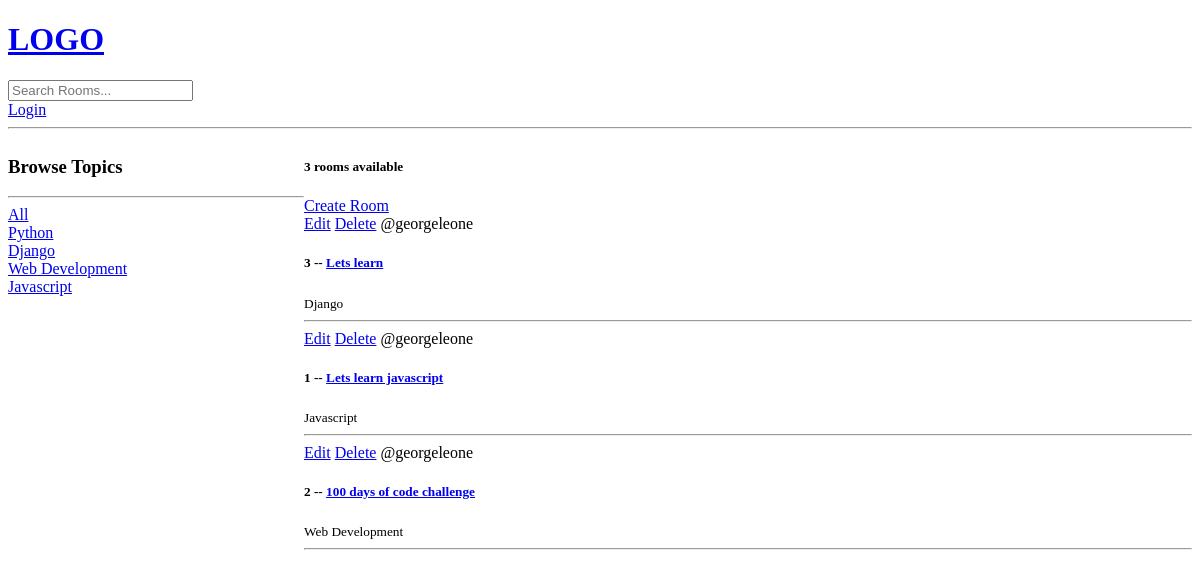
The app's page /, older data.
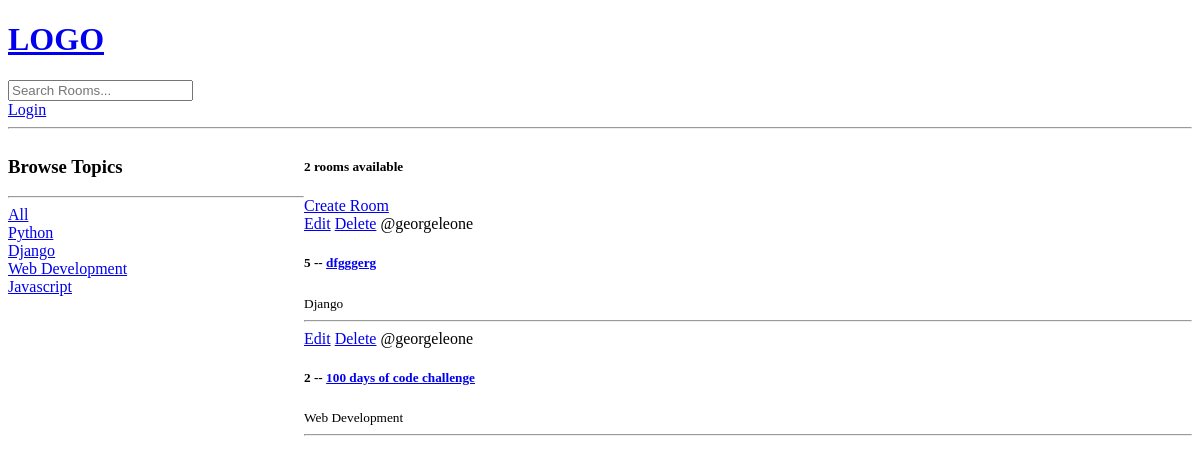
The same page, newer data.
### base/models.py (models this page shows, shortened)
class Topic(models.Model):
    name = models.CharField(max_length=200)
    def __str__(self):
        return self.name

class Room(models.Model):
    host = models.ForeignKey(User, on_delete=models.SET_NULL, null=True)
    topic = models.ForeignKey(Topic, on_delete=models.SET_NULL, null=True)
    name = models.CharField(max_length=200) #max length is required for charfield
    description = models.TextField(null=True, blank=True) #setting null to true means that it can be blank
    updated = models.DateTimeField(auto_now=True) #every time that the save method is called were taking a time stamps
    created = models.DateTimeField(auto_now_add=True) #auto now add only takes a timestamp when we first save or create this instance
    class Meta:
        ordering = ['-updated', '-created']

### base/views.py (the view)
# urls.py: path('', views.home, name="home"),
def home(request):
    q = request.GET.get('q') if request.GET.get('q') != None else '' #this is an inline if check that ssets query parameter q
    rooms = Room.objects.filter(
        Q(topic__name__icontains=q) | #checking the query here to make sure that q has EITHEr of these qualities
        Q(name__icontains=q) |
        Q(description__icontains=q)
    ) #in other words, does the topic, name, or description contain the value of the search?
    topics = Topic.objects.all()
    room_count = rooms.count()
    context = {'rooms': rooms, 'topics':topics}
    return render(request, 'base/home.html', context)

### base/templates/base/home.html (shortened to what this page needs)
{% extends 'main.html' %}
{% block content %}
<div class="home-container">
    <div>
        <h3>Browse Topics</h3>
        <hr>
        <div>
            <a href="{% url 'home' %}"> All </a>
        </div>
        {% for topic in topics %}
        <div>
            <a href="{% url 'home' %}?q={{topic.name}}">{{topic.name}}</a>
        </div>
        {% endfor %}
    </div>
    <div>
        <h5>{{rooms.count}} rooms available </h5>
        <a href="{% url 'create-room' %}">Create Room</a>
        <div>
            {% for room in rooms %}
                <div>
                    <a href="{% url 'update-room' room.id%}">Edit</a>
                    <a href="{% url 'delete-room' room.id %}">Delete</a>
                    <span>@{{room.host.username}}</span>
                    <h5>{{room.id}} -- <a href="{% url 'room' room.id%}">{{room.name}}</a></h5>
                    <small>{{room.topic}}</small>
                    <hr>
                </div>
            {% endfor %}
        </div>
    </div>
</div>
{% endblock content %}

### templates/main.html (shortened to what this page needs)
<!DOCTYPE html>
<html lang="en">
<head>
</head>
<body>
    {% include 'navbar.html'%}
    {% block content %}
    {% endblock %}
</body>
</html>

### templates/navbar.html
<a href="/">
    <h1>LOGO</h1>
</a>
<form method="GET" action="{% url 'home' %}">
    <input type="text" name="q" placeholder="Search Rooms...">
</form>
{% if request.user.is_authenticated %}
<a href="{% url 'logout' %}">Logout</a>
{% else %}
<a href="{% url 'login' %}">Login</a>
{% endif %}
<hr>

### base/templates/base/home.html (style rules this page uses)
.home-container { display: grid; grid-template-columns: 1fr 3fr; }

Row changes from the older to the newer data that the page shows:
removed Room: host.username "georgeleone", id "3", name "Lets learn", topic "Django"
removed Room: host.username "georgeleone", id "1", name "Lets learn javascript", topic "Javascript"
added Room: host.username "georgeleone", id "5", name "dfgggerg", topic "Django"
Text that changed along with them:
{{ rooms.count }}: "3" → "2"
